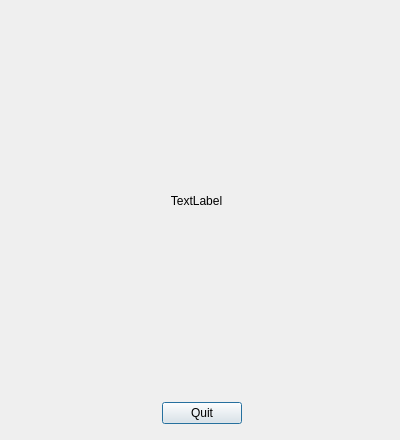
<?xml version="1.0" encoding="UTF-8"?>
<ui version="4.0">
 <class>FriendList</class>
 <widget class="QDialog" name="FriendList">
  <property name="geometry">
   <rect>
    <x>0</x>
    <y>0</y>
    <width>400</width>
    <height>440</height>
   </rect>
  </property>
  <property name="minimumSize">
   <size>
    <width>400</width>
    <height>440</height>
   </size>
  </property>
  <property name="maximumSize">
   <size>
    <width>400</width>
    <height>440</height>
   </size>
  </property>
  <property name="windowTitle">
   <string>FriendList</string>
  </property>
  <property name="modal">
   <bool>true</bool>
  </property>
  <widget class="QLabel" name="friendList">
   <property name="geometry">
    <rect>
     <x>6</x>
     <y>10</y>
     <width>381</width>
     <height>381</height>
    </rect>
   </property>
   <property name="text">
    <string>TextLabel</string>
   </property>
   <property name="alignment">
    <set>Qt::AlignCenter</set>
   </property>
  </widget>
  <widget class="QWidget" name="horizontalLayoutWidget">
   <property name="geometry">
    <rect>
     <x>110</x>
     <y>400</y>
     <width>183</width>
     <height>27</height>
    </rect>
   </property>
   <layout class="QHBoxLayout" name="horizontalLayout">
    <item>
     <spacer name="horizontalSpacer">
      <property name="orientation">
       <enum>Qt::Horizontal</enum>
      </property>
      <property name="sizeHint" stdset="0">
       <size>
        <width>40</width>
        <height>20</height>
       </size>
      </property>
     </spacer>
    </item>
    <item>
     <widget class="QPushButton" name="QuitButton">
      <property name="text">
       <string>Quit</string>
      </property>
      <property name="shortcut">
       <string>Ctrl+Q</string>
      </property>
     </widget>
    </item>
    <item>
     <spacer name="horizontalSpacer_2">
      <property name="orientation">
       <enum>Qt::Horizontal</enum>
      </property>
      <property name="sizeHint" stdset="0">
       <size>
        <width>40</width>
        <height>20</height>
       </size>
      </property>
     </spacer>
    </item>
   </layout>
  </widget>
 </widget>
 <resources/>
 <connections/>
</ui>
